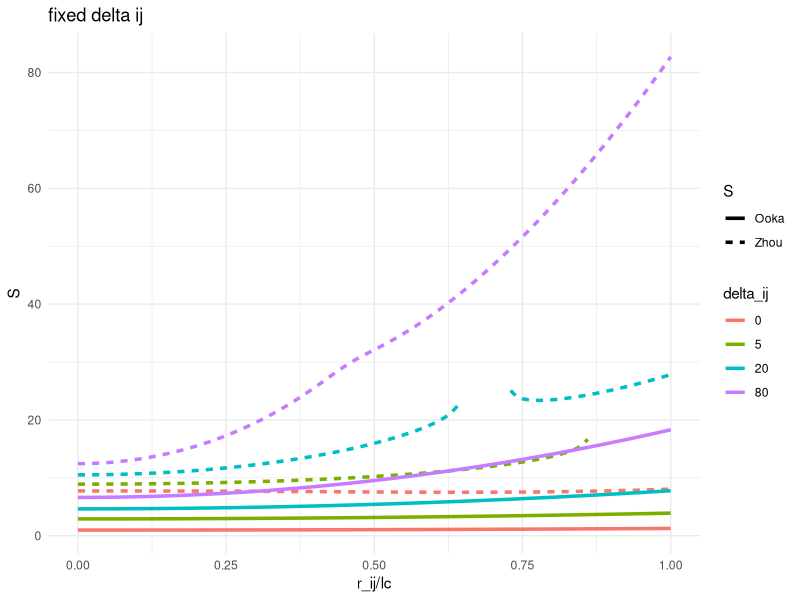
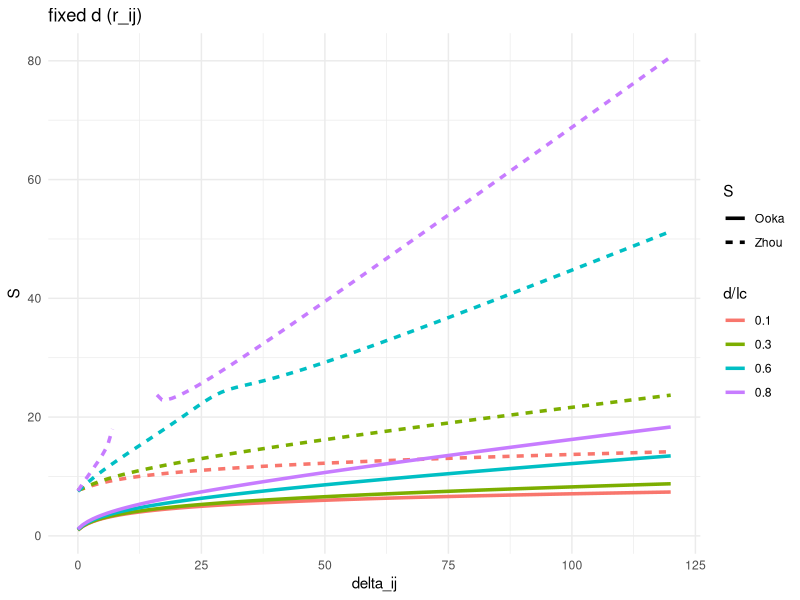

R code for these plots, in order:
library(ggplot2)
library(dplyr)
library(tidyr)

# Parámetros
lp <- 3.04  # Longitud de persistencia en Amstrongs

# Ooka
calc_S1 <- function(d, delta_ji) {
  lc <- (delta_ji+2) * 3.8
  d <- d*lc
  S <- 1.5 * log(delta_ji + 2) + 1.5 * (d^2 - 3.8^2) / (lc * 2 * 20)
  return(S)
}

# Zhou
calc_S2 <- function(d, delta_ji) {
  lc <- (delta_ji+2) * 3.8
  d <- d*lc
  w <- (5.0 * lp / (4.0 * lc)) - (2.0 * d^2 / lc^2) +
    (33.0 * d^4 / (80.0 * lp * lc^3)) + 
    (79.0 * lp^2 / (160.0 * lc^2)) + 
    (329.0 * d^2 * lp / (120.0 * lc^3)) - 
    (6799.0 * d^4 / (1600.0 * lc^4)) + 
    (3441.0 * d^6 / (2800.0 * lp * lc^5)) -  (1089.0 * d^8 / (12800.0 * lp^2 * lc^6))
  S <-  1.5 * log(4 * pi * lp * lc / 3) + 3 * d^2 / (4 * lp * lc) - log(1 - w)
  return(S)
}

# Valores de delta_ji y rango de d
delta_ji <- c(0,5,20, 80)
d <- seq(0, 1, 0.01)

# Calcular S1 y S2 para cada combinación de d y delta_ji
data <- expand.grid(d = d, delta_ji = delta_ji) %>%
  mutate(Ooka = mapply(calc_S1, d, delta_ji),
         Zhou = mapply(calc_S2, d, delta_ji))

# Convertir los datos a formato largo usando gather
data_long <- data %>%
  gather(key = "S_type", value = "S_value", Ooka, Zhou)

ggplot(data_long, aes(x = d, y = S_value, color = factor(delta_ji), linetype = S_type)) +
  geom_line(size = 1.2) + 
  labs(title = "fixed delta ij", 
       x = "r_ij/lc", 
       y = "S", 
       color = "delta_ij", 
       linetype = "S") +
  theme_minimal()

############################ FIXED DISTANCE

d <- c(0.1, 0.3 , 0.6, 0.8)
delta_ji <- seq(0,120,1)

data2 <- expand.grid(d = d, delta_ji = delta_ji) %>%
  mutate(Ooka = mapply(calc_S1, d, delta_ji),
         Zhou = mapply(calc_S2, d, delta_ji))

data_long2 <- data2 %>%
  gather(key = "S_type", value = "S_value", Ooka, Zhou)

ggplot(data_long2, aes(x = delta_ji, y = S_value, color = factor(d), linetype = S_type)) +
  geom_line(size = 1.2) + 
  labs(title = "fixed d (r_ij)", 
       x = "delta_ij", 
       y = "S", 
       color = "d/lc", 
       linetype = "S") +
  theme_minimal()
